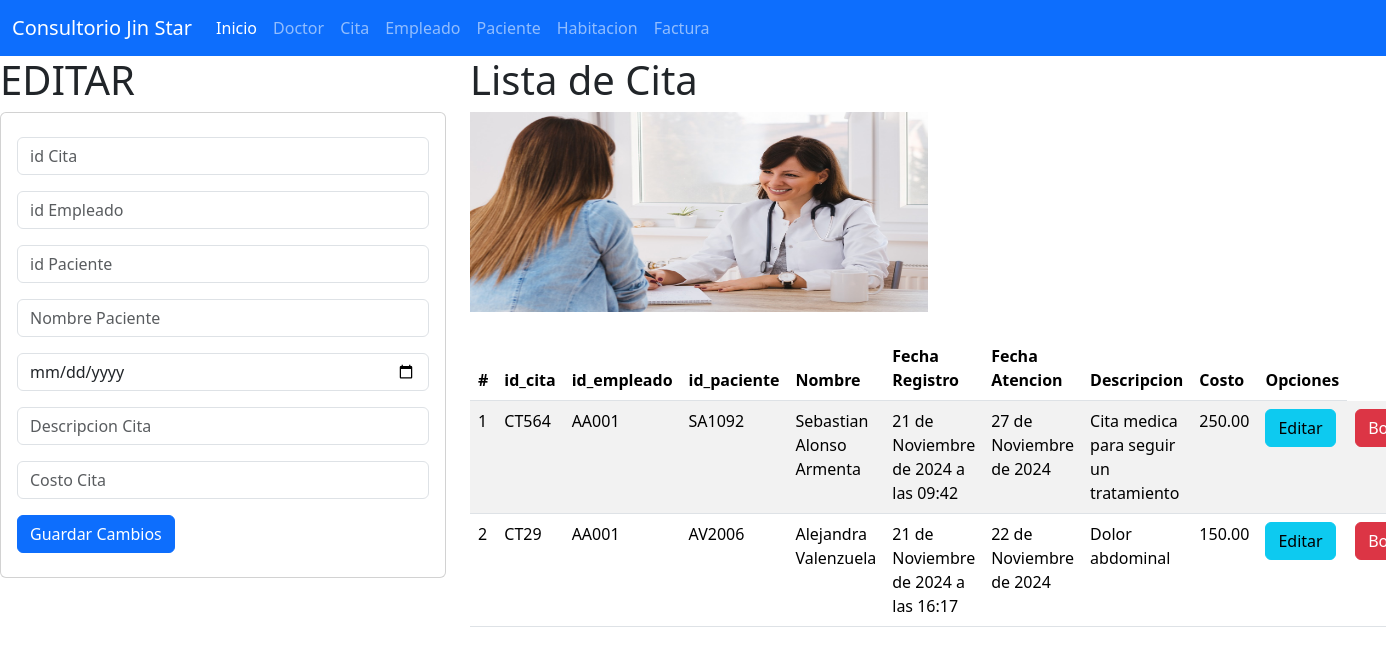
Page /cita on the committed database.
### citas_app/models.py (models this page shows, shortened)
class Citas(models.Model):
    id_cita=models.CharField(primary_key=True,max_length=6)
    id_empleado=models.CharField(max_length=6)
    id_paciente=models.CharField(max_length=6)
    nombre=models.CharField(max_length=100)
    fecha_reg=models.DateTimeField(auto_now_add=True)
    fecha_at=models.DateField()
    descripcion=models.CharField(max_length=150)
    costo=models.DecimalField(max_digits=7,decimal_places=2)

### citas_app/views.py (the view)
# urls.py: path("cita", views.inicio_vistaCita, name="cita"),
def inicio_vistaCita(request):
    lacita=Citas.objects.all()
    return render(request,"gestionarCita.html",{"micita":lacita})

### citas_app/templates/gestionarCita.html (shortened to what this page needs)
{% extends "base.html" %}
{% block cuerpo %}
{% load static %}
    <div class="row">
    <div class="col-sm-12 col-md-4 col-lg-4 col-xl-4">
    <h1> EDITAR </h1>
    <div class="card">
        <div class="card-body">
        <form action="registrarCita/" method= "POST"> {% csrf_token %}
            <div class="form-group py-2">
            <input type="text" id="skzid_cita" name="skzid_cita" class="form-control" placeholder="id Cita" minlenght="1" maxlenght="6" required>
            </div>
            <div class="form-group py-2">
            <input type="text" id="skzid_empleado" name="skzid_empleado" class="form-control" placeholder="id Empleado" minlenght="1" maxlenght="6" required>
            </div>
            <div class="form-group py-2">
            <input type="text" id="skzid_paciente" name="skzid_paciente" class="form-control" placeholder="id Paciente" minlenght="1" maxlenght="6" required>
            </div>
            <div class="form-group py-2">
            <input type="text" id="skznombre" name="skznombre" class="form-control" placeholder="Nombre Paciente" maxlenght="100" required>
            </div>
            <div class="form-group py-2">
            <input type="date" id="skzfecha_at" name="skzfecha_at" class="form-control" placeholder="Fecha Cita" required>
            </div>
            <div class="form-group py-2">
            <input type="text" id="skzdescripcion" name="skzdescripcion" class="form-control" placeholder="Descripcion Cita" minlenght="1" maxlenght="150" required>
            </div>
            <div class="form-group py-2">
            <input type="number" id="skzcosto" name="skzcosto" class="form-control" placeholder="Costo Cita " maxlenght="7" required>
            </div>
            <div class="form-group py-2">
            <button type="submit" class="btn btn-primary">Guardar Cambios</button>
        </div>
        </form>
    </div>
    </div>
    </div>
    <div class="col-sm-12 col-md-8 col-lg-8 col-xl-8 ">
        <h1> Lista de Cita </h1>
        <img class="w-50" src="{% static 'img/cita.jpg' %}" alt="alondra" width="100" height="200">
        <br>
        <br>
        <table class="table table-striped">
            <thead>
            <tr>
                <th scope="col">#</th>
                <th scope="col">id_cita</th>
                <th scope="col">id_empleado</th>
                <th scope="col">id_paciente</th>
                <th scope="col">Nombre</th>
                <th scope="col">Fecha Registro</th>
                <th scope="col">Fecha Atencion</th>
                <th scope="col">Descripcion</th>
                <th scope="col">Costo</th>
                <th> Opciones </th>
            </tr>
            </thead>
            <tbody>
        {% for m in micita %}
        <tr>
            <td>
                {{forloop.counter}}
            </td>
            <td> {{m.id_cita}} </td>
            <td> {{m.id_empleado}} </td>
            <td> {{m.id_paciente}} </td>
            <td> {{m.nombre}} </td>
            <td> {{m.fecha_reg}} </td>
            <td> {{m.fecha_at}} </td>
            <td> {{m.descripcion}} </td>
            <td> {{m.costo}} </td>
            <td> <a href="seleccionarCita/{{m.id_cita}}" class="btn btn-info">Editar</a></td>
            <td> <a href="borrarCita/{{m.id_cita}}" class="btn btn-danger">Borrar</a></td>
        </tr>
        {% endfor %}
            </tbody>
        </table>
{% endblock %}

### rows in the picture
Citas: id_cita "CT564", id_empleado "AA001", id_paciente "SA1092", nombre "Sebastian Alonso Armenta", fecha_reg "21 de Noviembre de 2024 a las 09:42", fecha_at "27 de Noviembre de 2024", descripcion "Cita medica para seguir un tratamiento", costo "250.00"
Citas: id_cita "CT29", id_empleado "AA001", id_paciente "AV2006", nombre "Alejandra Valenzuela", fecha_reg "21 de Noviembre de 2024 a las 16:17", fecha_at "22 de Noviembre de 2024", descripcion "Dolor abdominal", costo "150.00"
